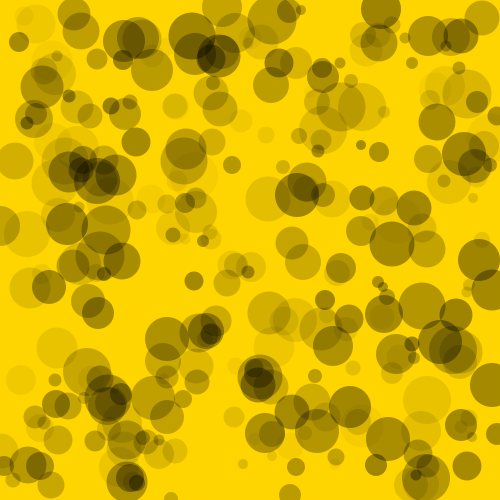
Frame 1 (no input)
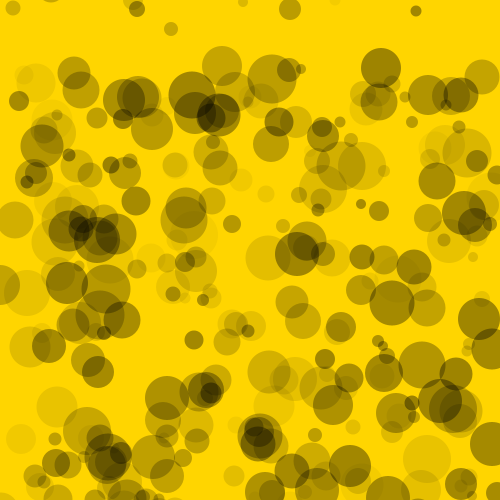
Frame 60 (the mouse pressed at the canvas centre just before this capture)
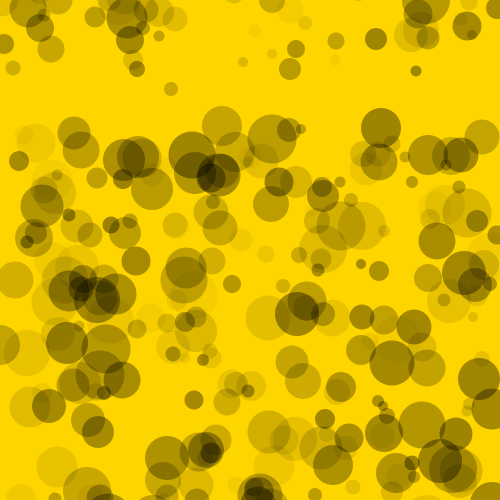
Frame 120 (the mouse held since frame 60 and released just before this capture)

The Processing sketch that drew these frames (run headless with seeded random() and noise(); from frame 60 on, the mouse is pressed at the canvas centre):

// Processing sketch: array
// ── array.pde
int posX, posY;

int[] arrayPosX; // now we have an empty array called arrayPosX
int[] arrayPosY; // now we have an empty array called arrayPosY
int[] arraySize;
int[] arrayAlpha;
void setup() {
  size (500, 500);
  posX = 250;
  posY = 250; 
  noStroke();
  arrayPosX = new int[300]; // this array has 300 slots
  arrayPosY = new int[300]; // this array has 300 slots
  arraySize = new int[300]; 
  arrayAlpha = new int[300];

  for ( int i = 0; i < arrayPosX.length; i++) { // loop thru all the array slots
    int ran = int(random(width));
    arrayPosX[i] = ran;
    
    ran = int(random(height));
    arrayPosY[i] = ran;
    
    ran = int(random(10,50));
    arraySize[i] = ran;
    
    ran = int(random(10,100));
    arrayAlpha[i] = ran;
  }
}
void draw() {
  background(#FFD500);
  
  for ( int i = 0; i < arrayPosX.length; i++) {
    fill(0,arrayAlpha[i]);
    arrayPosY[i] = arrayPosY[i] + 1;
    if ( arrayPosY[i] > height + arraySize[i]){
    arrayPosY[i] = 0-arraySize[i];
    }
    circle(arrayPosX[i], arrayPosY[i], arraySize[i]);
  }
}
